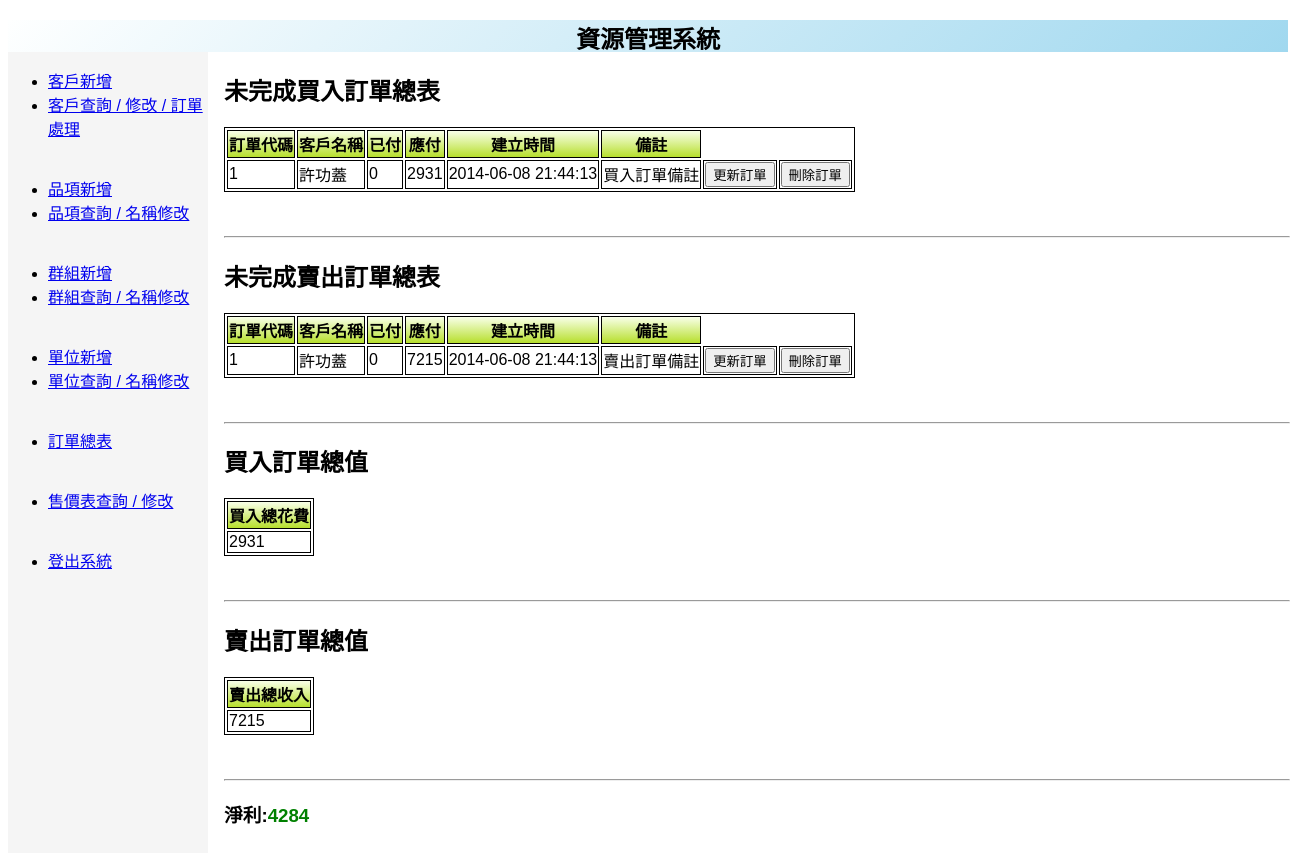
Screenshot of /view/order_view.php (signed in) with the database file from the repository.
### tables this page shows
CREATE TABLE `buy_order` (
  `id` int(10) unsigned NOT NULL AUTO_INCREMENT,
  `paid` int(10) unsigned NOT NULL,
  `created_on` datetime NOT NULL,
  `note` text,
  `customer_id` int(10) unsigned NOT NULL,
  PRIMARY KEY (`id`),
  KEY `fk_buy_order__customer_id` (`customer_id`),
  CONSTRAINT `fk_buy_order__customer_id` FOREIGN KEY (`customer_id`) REFERENCES `customer` (`id`) ON DELETE CASCADE
);

CREATE TABLE `customer` (
  `id` int(10) unsigned NOT NULL AUTO_INCREMENT,
  `name` varchar(64) NOT NULL,
  `company` varchar(128) NOT NULL,
  `vat` varchar(16) NOT NULL,
  `address` varchar(256) DEFAULT NULL,
  `phone` varchar(16) DEFAULT NULL,
  `cellphone` varchar(16) DEFAULT NULL,
  `cellphone2` varchar(16) DEFAULT NULL,
  `email` varchar(128) DEFAULT NULL,
  `created_on` datetime NOT NULL,
  `group_id` int(10) unsigned NOT NULL,
  PRIMARY KEY (`id`),
  KEY `fk_customer__group_id` (`group_id`),
  KEY `name` (`name`),
  CONSTRAINT `fk_customer__group_id` FOREIGN KEY (`group_id`) REFERENCES `groups` (`id`)
);

CREATE TABLE `sell_order` (
  `id` int(10) unsigned NOT NULL AUTO_INCREMENT,
  `paid` int(10) unsigned NOT NULL,
  `created_on` datetime NOT NULL,
  `note` text,
  `customer_id` int(10) unsigned NOT NULL,
  PRIMARY KEY (`id`),
  KEY `fk_sell_order__customer_id` (`customer_id`),
  CONSTRAINT `fk_sell_order__customer_id` FOREIGN KEY (`customer_id`) REFERENCES `customer` (`id`) ON DELETE CASCADE
);

### util/util.php (the view, shortened to what this page needs)
<?php
class Table
{
    private $row_data = NULL;
    private $header_names = NULL;
    private $header_display_names = NULL;
    private $hidden_fields = NULL;
    private $link_info_list = NULL;
    private $editable_fields = NULL;
    public function __construct()
    {
        $this->row_data = array();
        $this->link_info_list = array();
    }
    public function clear()
    {
        $this->row_data = array();
        $this->link_info_list = array();
        $this->header_names = NULL;
        $this->header_display_names = NULL;
        $this->hidden_fields = NULL;
        $this->editable_fields = NULL;
    }
    public function setHeaderNames($header_array_data,$header_array_display)
    {
        $this->header_names = $header_array_data;
        $this->header_display_names = $header_array_display;
    }
    public function addRow($row_array_data)
    {
        array_push($this->row_data, $row_array_data);
    }
    public function addLinkInfo($path, $display_label, $alert_message=NULL)
    {
        array_push($this->link_info_list, [$path, $display_label,$alert_message]);
    }
    public function getHeaderNames()
    {
        return $this->header_names;
    }
    public function outputHTML()
    {
        echo "<Table>";
        for ($j = 0; $j < count($this->header_names); $j++)
        {
            if ( $this->hidden_fields!=NULL && in_array($this->header_names[$j], $this->hidden_fields) )
            {
                continue;
            }
            else
            {
                echo "<th>".$this->header_display_names[$j]."</th>";
            }
        }
        $tr_counter=0;
        foreach ($this->row_data as $row)
        {
            echo '<tr id="'.$tr_counter.'">';
            $tr_counter+=1;
            for ($j = 0; $j < count($row); $j++)
            {
                if ( $this->hidden_fields!=NULL && in_array($this->header_names[$j], $this->hidden_fields) )
                {
                    echo '<input type="hidden" class="hidden_key" name="'.$this->header_names[$j].'" value="'.$row[$j].'">';
                }
                else
                {
                    if($this->editable_fields!=NULL && in_array($this->header_names[$j],$this->editable_fields ) )
                    {
                        echo '<td name="'.$this->header_names[$j].'" class="editable_text">';
                        echo $row[$j];
                    }
                    else
                    {
                        echo '<td name="'.$this->header_names[$j].'" class="readonly_text">';
                        echo $row[$j];
                    }
                    echo "</td>";
                }
            }
            foreach($this->link_info_list as $link_data)
            {
                if ($link_data[2] == NULL )
                {
                    echo '<td><input type="button" name="'.$link_data[0].'" value="'.$link_data[1].'" onClick="on_table_util_sendout_click(this)"></td>';
                }
                else
                {
                    echo '<td><input type="button" name="'.$link_data[0].'" value="'.$link_data[1].'" onClick="on_table_util_alert_click(this,\''.$link_data[2].'\')"></td>';
                }
            }
            echo "</tr>";
        }
        echo "</Table>";
    }
}
class DBUtility
{
    public function __construct($database_host, $username, $password,$database_name)
    {
        $this->database_host = $database_host;
        $this->username = $username;
        $this->password = $password;
        $this->database_name = $database_name;
    }
    private function connectDatabase()
    {
        $connection = mysqli_connect($this->database_host, $this->username, $this->password,$this->database_name);
        return $connection;
    }
    public function getQueryData($query)
    {
        $conn = $this->connectDatabase();
        $this->result = array();
        $cursor = mysqli_query($conn,$query);
        while( ($i=mysqli_fetch_array($cursor) ) )
        {
            array_push($this->result,$i);
        }
        return $this->result;
    }
}
class DBTableUtility
{
    private $table = NULL;
    private $db_utility = NULL;
    public function __construct($database_host, $username, $password,$database_name)
    {
        $this->table = new Table();
        $this->db_utility = new DBUtility($database_host, $username, $password,$database_name);
    }
    public function clear()
    {
        $this->table->clear();
        $this->db_utility->clear();
    }
    public function outputSelectQuery($query)
    {
        $result =  $this->db_utility->getQueryData($query);
        $key_list = $this->table->getHeaderNames();
        foreach ($result as $i )
        {
           $tmp = [];
           foreach($key_list as $key)
           {
               array_push($tmp,$i[$key]);
           }
           $this->table->addRow($tmp);
        }
        $this->table->outputHTML();
    }
    public function setColumnFields($header_array_data,$header_array_display)
    {
        $this->table->setHeaderNames($header_array_data,$header_array_display);
    }
    public function addLinkInfo($path, $display_label, $alert_message=NULL)
    {
        $this->table->addLinkInfo($path, $display_label, $alert_message);
    }
}
?>

### rows the page displays
buy_order: id "1", customer.name "許功蓋", paid "0", j "2931", created_on "2014-06-08 21:44:13", note "買入訂單備註"
sell_order: id "1", customer.name "許功蓋", paid "0", j "7215", created_on "2014-06-08 21:44:13", note "賣出訂單備註"

### other values shown
$this->header_display_names[$j] "訂單代碼"
$this->header_display_names[$j] "客戶名稱"
$this->header_display_names[$j] "已付"
$this->header_display_names[$j] "應付"
$this->header_display_names[$j] "建立時間"
$this->header_display_names[$j] "備註"
$this->header_display_names[$j] "買入總花費"
$row[$j] "2931"
$this->header_display_names[$j] "賣出總收入"
$row[$j] "7215"
$profit "4284"
